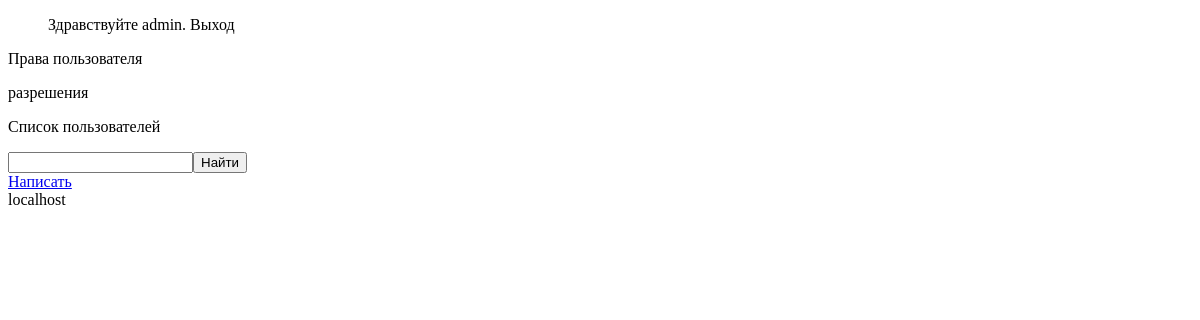
/ (signed in), run on an earlier commit of the app's database.
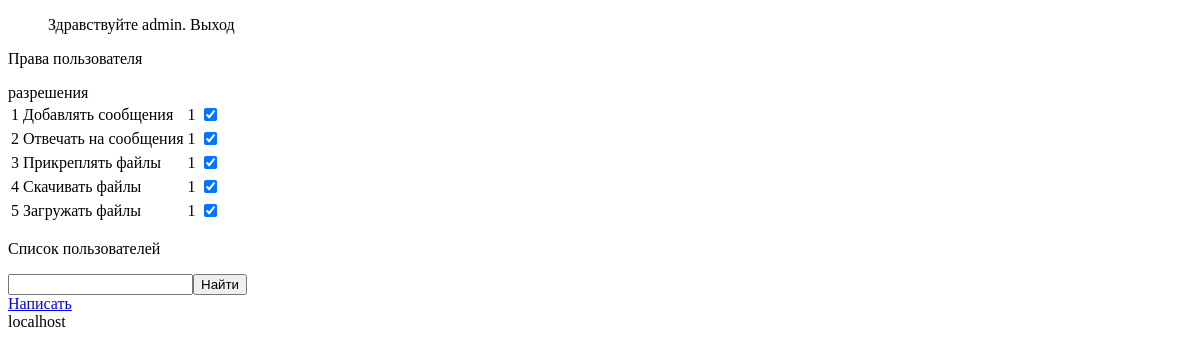
And on a later commit of the database.
### tables this page shows
create table users_permission(
user_id integer not null, 
permission_id tinyint not null,
permission_value boolean default false,
constraint fk_users_permission foreign key (user_id) references users(user_id) on delete cascade,
constraint fk_users_premission_permission foreign key (permission_id) references permission(permission_id),
constraint uq_users_permission unique(user_id,permission_id)
);

create table permission (
	permission_id tinyint not null primary key,
    permission_name varchar(20) not null unique,
    permission_description varchar(100),
    default_value boolean);

### libs/auth/Permission.php (the view, shortened to what this page needs)
<?php
class Permission{
    public $user_id = 0;
    function __construct($user_id=null) {
        if (isset($user_id)){
            $this->user_id=  intval($user_id);
            $result = mysql_query("select role_id,banned from users where user_id=$user_id");
            $data = mysql_fetch_array($result);
            $result = mysql_query("select permission_id,permission_value,role_id from users_permission a inner join users u on a.user_id=u.user_id  where u.user_id=$user_id") or die(mysql_error());
            while ($data = mysql_fetch_array($result)){
                list($permission_id,$permission_value,$role_id)=$data;
            }
        }
    }
    function user_permission(){
        echo '<div>разрешения</div>';
        $result = mysql_query(
                "select a.permission_id,
                a.permission_value,
                b.permission_description,
                b.permission_name
                from users_permission a
                inner join permission b on a.permission_id=b.permission_id
                where a.user_id=$this->user_id") or die(mysql_error());
        echo '<table>';
        while ($data = mysql_fetch_array($result)){
            list($id,$value,$description,$name)=$data;
            echo '<tr>'
                .'<td>'.$id.'</td><td>'.$description.'</td>'
                .'<td>'.$value.'</td>'
                .'<td>'
                     .'<input name="'.$name.'" type="checkbox" '.($value?'checked':'')
                     .' value="true"   >'
                .'</td>'
                .'</tr>';
        }
        echo '</table>';
    }
}

### index.php (shortened to what this page needs)
<!DOCTYPE html>
<html>
    <head>
        <link rel="stylesheet" href="libs/auth/style.css">
    </head>
    <body>
        <div id="adminpanel">
        <?php
        include './libs/auth/auth.php';
        ?>
        </div>
        <div>
            <p>Права пользователя</p>
            <?php
                $permission = new Permission(intval($_SESSION['user_id']));
                echo $permission->user_permission();
            ?>
            <?php if (isset($_SESSION['user_id']) && intval($_SESSION['role_id'])===Permission::ROLE_ADMIN) {?>
            <p>Список пользователей</p>
            <form id="finduser"><input name="userlocate"><input type="submit" value="Найти"></form>
            <?php }?>
        </div>
        <div>
            <a href="#" id="message">Написать</a>
        </div>
        <div>
        <?=HOST?>
        </div>
    </body>
</html>

### libs/auth/auth.php (shortened to what this page needs)
<?php
    include './libs/auth/Permission.php';
?>
<ul class="admin">
    <?php if (!isset($_SESSION['user_id'])) {?>
    <li><a href="#" data-action="login">Вход</a></li>
    <li><a href="#" data-action="register">Регистрация</a></li>
    <?php } else {?>
    <li>Здравствуйте <a href="#" data-action="userinfo"><?=$_SESSION['user_name']?></a>.</li>
    <li><a href="#" data-action="logout">Выход</a></li>
    <?php } ?>
</ul>

### libs/auth/style.css (style rules this page uses)
.admin { list-style: none; color:black; }
.admin li { display: inline-block; }
.admin a { text-decoration: none;color: black; }

What changed in the data, as far as the page shows it:
added users_permission: permission_id "1", permission_id.permission_description "Добавлять сообщения", permission_value "1", permission_value "☑"
added users_permission: permission_id "2", permission_id.permission_description "Отвечать на сообщения", permission_value "1", permission_value "☑"
added users_permission: permission_id "3", permission_id.permission_description "Прикреплять файлы", permission_value "1", permission_value "☑"
added users_permission: permission_id "4", permission_id.permission_description "Скачивать файлы", permission_value "1", permission_value "☑"
added users_permission: permission_id "5", permission_id.permission_description "Загружать файлы", permission_value "1", permission_value "☑"
